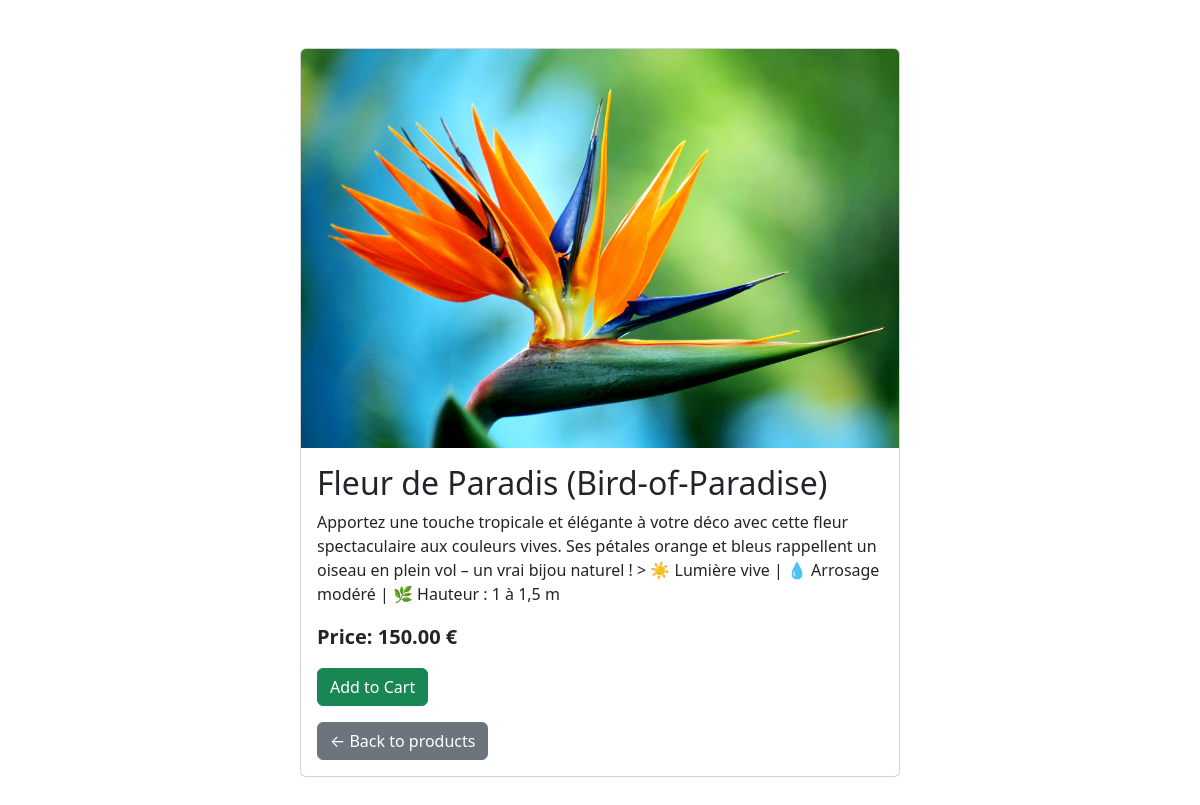
/product/1/, run on an earlier commit of the app's database.
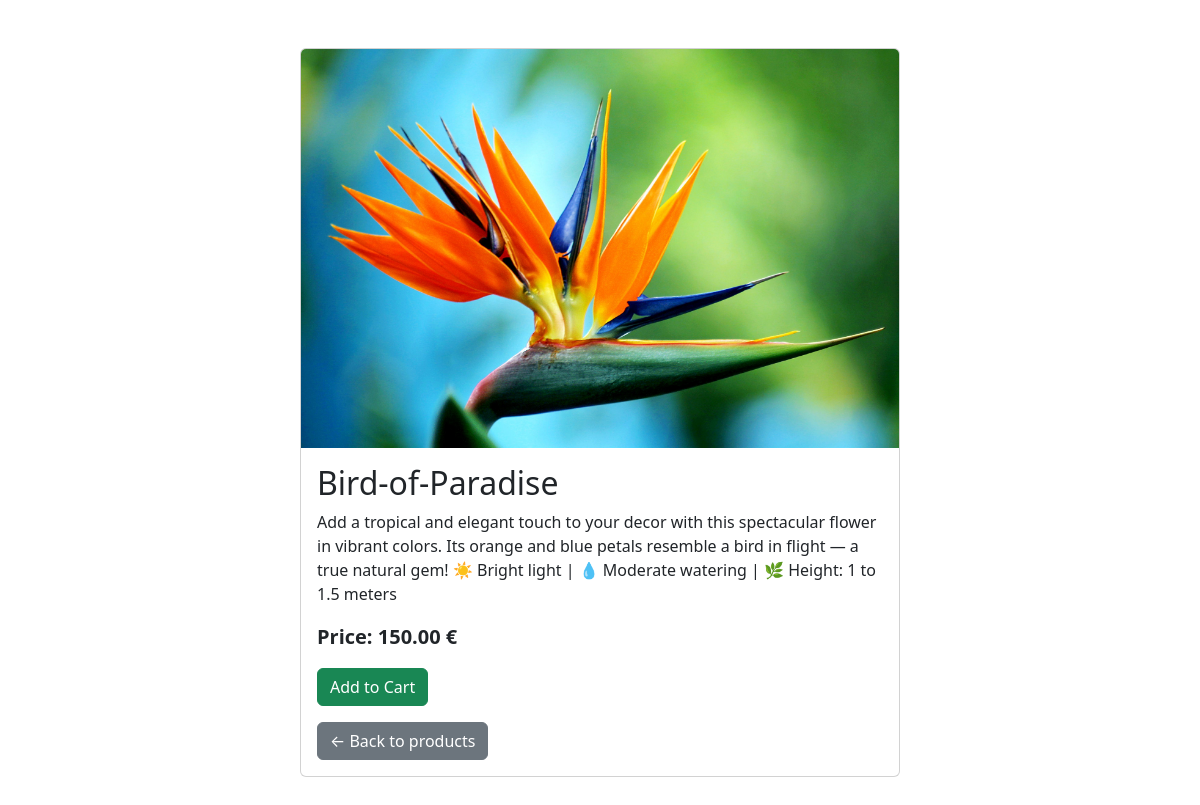
And on a later commit of the database.
### store/models.py (models this page shows, shortened)
class Product(models.Model):
    name = models.CharField(max_length=100)
    description = models.TextField()
    price = models.DecimalField(max_digits=8, decimal_places=2)
    image = models.ImageField(upload_to='products/', null=True, blank=True)  # Image facultative

### store/views.py (the view)
# urls.py: path('product/<int:product_id>/', views.product_detail, name='product_detail'),
def product_detail(request, product_id):
    product = get_object_or_404(Product, id=product_id)
    return render(request, 'store/product_detail.html', {'product': product})

### store/templates/store/product_detail.html (shortened to what this page needs)
<!DOCTYPE html>
<html lang="en">
<head>
    <link href="https://cdn.jsdelivr.net/npm/bootstrap@5.3.3/dist/css/bootstrap.min.css" rel="stylesheet">
</head>
<body class="container my-5">
    <div class="card mx-auto" style="max-width: 600px;">
        {% if product.image %}
            <img src="{{ product.image.url }}" class="card-img-top" alt="{{ product.name }}">
        {% endif %}
        <div class="card-body">
            <h2 class="card-title">{{ product.name }}</h2>
            <p class="card-text">{{ product.description }}</p>
            <p class="card-text fs-5 fw-bold">Price: {{ product.price }} €</p>
            <form action="{% url 'add_to_cart' product.id %}" method="post">
                <button type="submit" class="btn btn-success">Add to Cart</button>
            </form>
            <div class="mt-3">
                <a href="{% url 'home' %}" class="btn btn-secondary">← Back to products</a>
            </div>
        </div>
    </div>
</body>
</html>

What changed in the data, as far as the page shows it:
changed Product: name "Fleur de Paradis (Bird-of-Paradise)" → "Bird-of-Paradise"; description "Apportez une touche tropicale et élégante à votre déco avec cette fleur spectaculaire aux couleurs vives. Ses pétales orange et bleus rappellent un oiseau en plein vol – un vrai bijou naturel ! > ☀️ Lumière vive | 💧 Arrosage modéré | 🌿 Hauteur : 1 à 1,5 m" → "Add a tropical and elegant touch to your decor with this spectacular flower in vibrant colors. Its orange and blue petals resemble a bird in flight — a true natural gem! ☀️ Bright light | 💧 Moderate watering | 🌿 Height: 1 to 1.5 meters"
